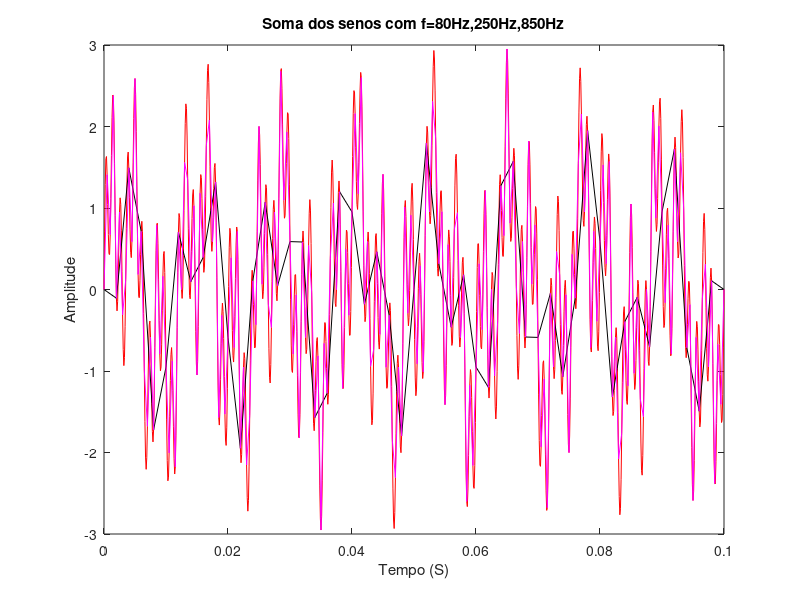

This chart was generated by the following MATLAB code:
fs = 10000;
t = [0:1/fs:0.1];
y1 = sin(2*pi*80*t);
y2 = sin(2*pi*250*t);
y3 = sin(2*pi*850*t);
y4 = y1+y2+y3;
plot(t,y4,'r');
title('Soma dos senos com f=80Hz,250Hz,850Hz');
xlabel('Tempo (S)');
ylabel('Amplitude');


%na questão 2 pra fazer comparação do 1° com 2°
clear all
fs = 500;
t = [0:1/fs:0.1];
y1 = sin(2*pi*80*t);
y2 = sin(2*pi*250*t);
y3 = sin(2*pi*850*t);
y4 = y1+y2+y3;
hold on
plot(t,y4,'k');
title('Soma dos senos com f=80Hz,250Hz,850Hz');
xlabel('Tempo (S)');
ylabel('Amplitude');

%na questão 3 pra fazer comparação do 2° com 3°
clear all
fs = 2000;
t = [0:1/fs:0.1];
y1 = sin(2*pi*80*t);
y2 = sin(2*pi*250*t);
y3 = sin(2*pi*850*t);
y4 = y1+y2+y3;
hold on
plot(t,y4,'m');
title('Soma dos senos com f=80Hz,250Hz,850Hz');
xlabel('Tempo (S)');
ylabel('Amplitude');